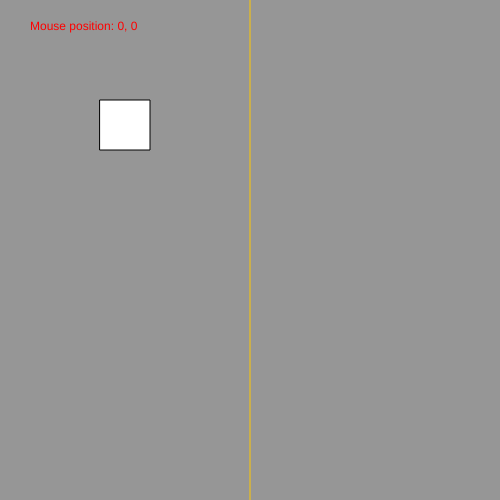
Frame 1 (no input)
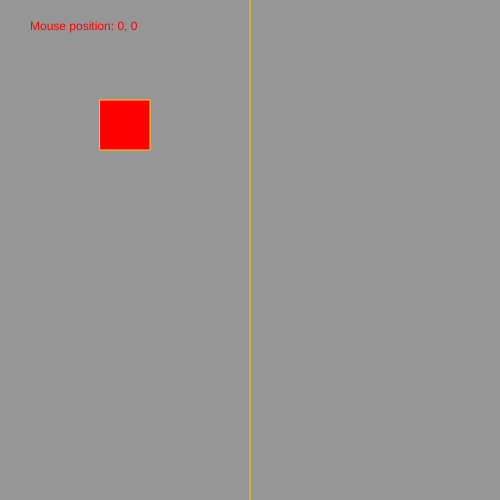
Frame 60 (no input)
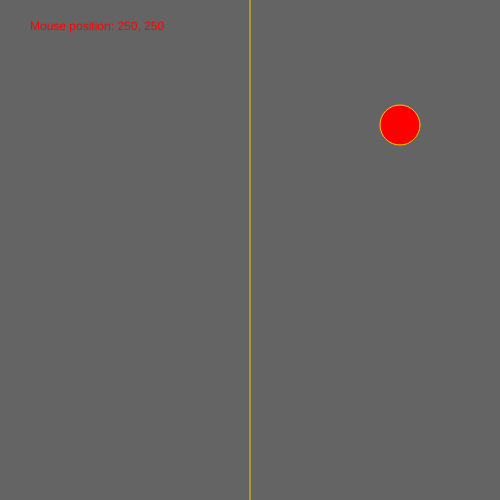
Frame 120 (the mouse pressed at the canvas centre since frame 60)

The p5.js sketch that drew these frames (run headless with seeded random() and noise() and a simulated clock; from frame 60 on, the mouse is pressed at the canvas centre):

// p5.js sketch
// ── sketch.js
// Track the mouse position
// If the mouse is the left half of the screen, make it one color
// If the mouse is the right half of the screen, make it a different color
// write all positions in text 

function setup() {
	createCanvas(500,500);
  
}

function draw() {





	// if the mouse position is less than half the canvas
	if(mouseX<width/2){
	background(150);
		rect(100, 100, 50, 50);
	}else{
	// all other cases
	background(100);
	ellipse(400, 125, 40, 40);
	}

	noStroke();
	fill(255,0,0);
	text("Mouse position: " + mouseX + ", " + mouseY, 30,30);


	stroke(255,200,0);
	line(width/2,0,width/2,height);
}
